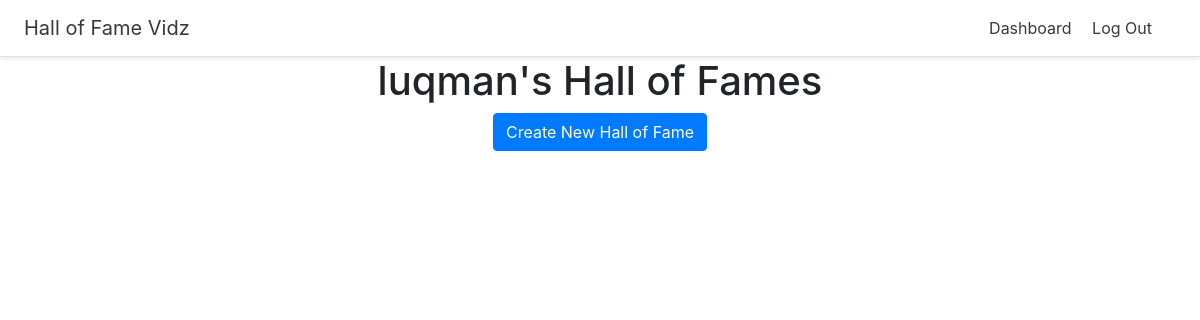
Before: /dashboard (signed in) with the older database file.
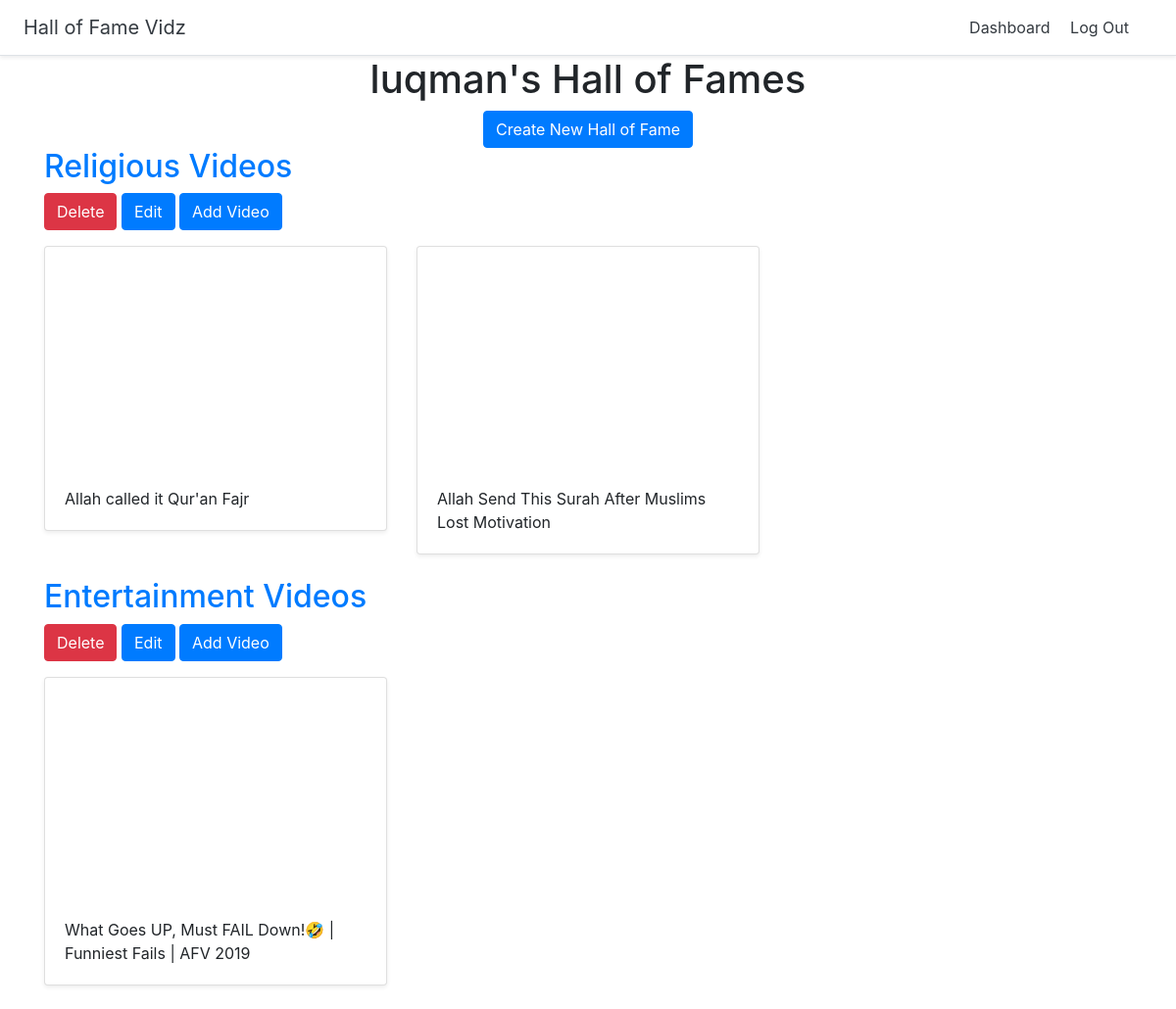
After: the same page with the newer database file.
### halls/models.py (models this page shows)
class Hall(models.Model):
    title = models.CharField(max_length=255)
    user = models.ForeignKey(User,on_delete=models.CASCADE)

class Video(models.Model):
    title = models.CharField(max_length=255)
    url = models.URLField()
    youtube_id = models.CharField(max_length=255)
    hall = models.ForeignKey(Hall,on_delete=models.CASCADE)

### halls/views.py (the view)
# urls.py: path('dashboard',views.dashboard,name='dashboard'),
def dashboard(request):
    halls = Hall.objects.filter(user=request.user)
    return render(request,'halls/dashboard.html',{'halls':halls})

### halls/templates/halls/dashboard.html
{% extends 'halls/base.html' %}
{% block content %}
<div class="container">
  <div class="text-center">
    <h1>{{ user.username }}'s Hall of Fames</h1>
    <a href="{% url 'create_hall' %}" class="btn btn-primary">Create New Hall of Fame</a>
  </div>
  {% for hall in halls %}
  <h2><a href="{% url 'detail_hall' hall.id %}">{{ hall.title }}</a></h2>
  <a href="{% url 'delete_hall' hall.id %}" class="btn btn-danger">Delete</a>
  <a href="{% url 'update_hall' hall.id %}" class="btn btn-primary">Edit</a>
  <a href="{% url 'add_video' hall.id %}" class="btn btn-primary">Add Video</a>
    <div class="row">
      {% for video in hall.video_set.all %}
      <div class="col-md-4 mt-3">
        <div class="card mb-4 shadow-sm">
          <iframe width="100%" height="225" src="https://www.youtube.com/embed/{{ video.youtube_id }}" frameborder="0" allow="accelerometer; autoplay; encrypted-media; gyroscope; picture-in-picture" allowfullscreen></iframe>
          <div class="card-body">
            <p class="card-text">{{ video.title }}</p>
          </div>
        </div>
      </div>
      {% endfor %}
      </div>
  {% endfor %}
</div>
{% endblock %}

Changed rows visible on the page:
added Hall: title "Religious Videos"
added Video: title "Allah called it Qur'an Fajr", shown under "Religious Videos"
added Video: title "Allah Send This Surah After Muslims Lost Motivation", shown under "Religious Videos"
added Hall: title "Entertainment Videos"
added Video: title "What Goes UP, Must FAIL Down!🤣 | Funniest Fails | AFV 2019", shown under "Entertainment Videos"
